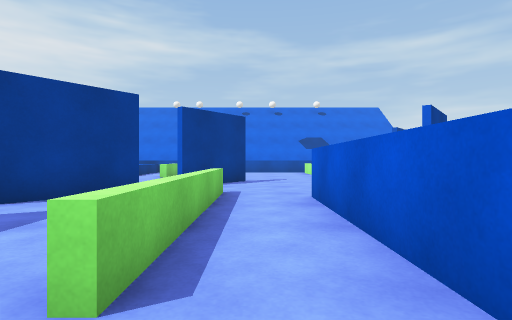
view 1 (above)

16 first-person views from a walk through a Unity game level. The camera is 0.72 m above the floor, looks level and sees 80° across. The floor is counted in squares, 1 m on a side. Each view is taken from the middle of a square. On the plan, view 1 faces up. The plan holds only what a view shows up to about 10 squares ahead; the rest is blank. The place goes on beyond the plan. The player is left out. Surface patterns are stand-ins for the level's own textures.

view 2
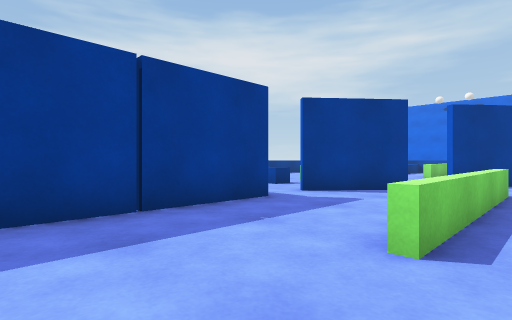

view 3
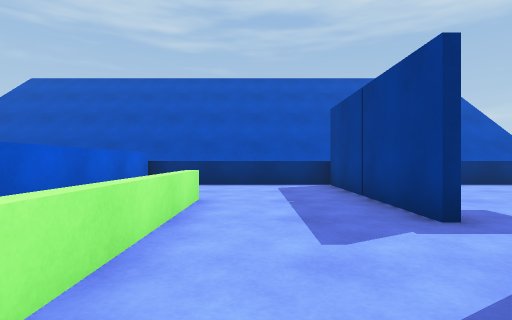

view 4
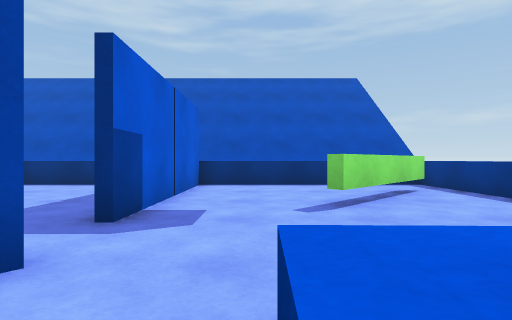

view 5
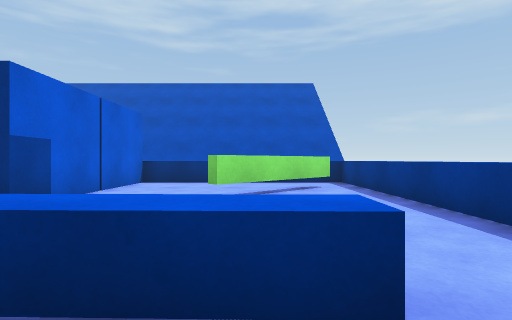

view 6
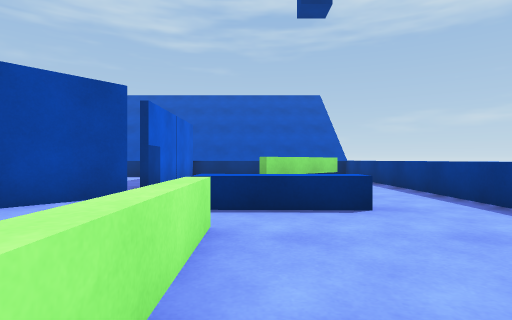

view 7
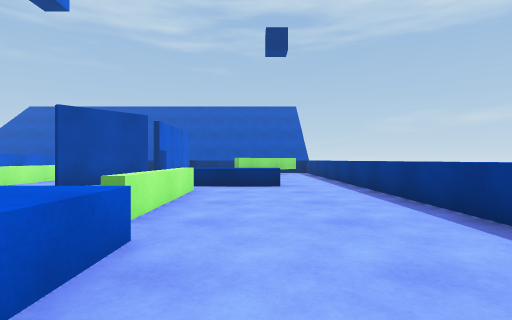

view 8
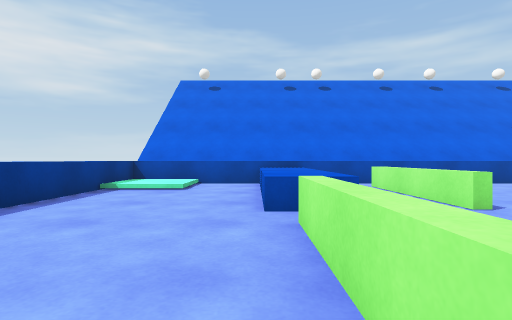

view 9
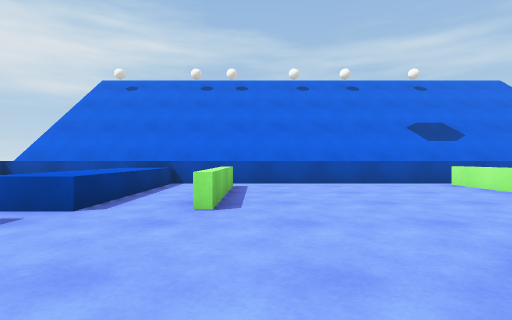

view 10
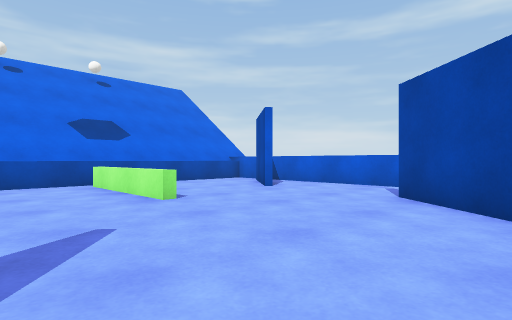

view 11
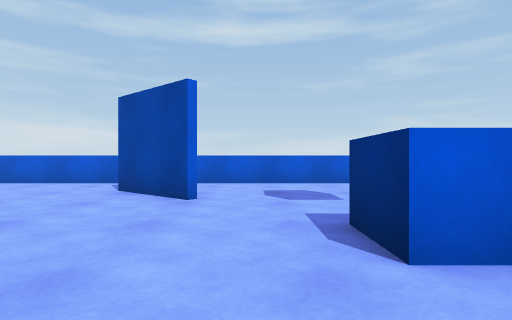

view 12
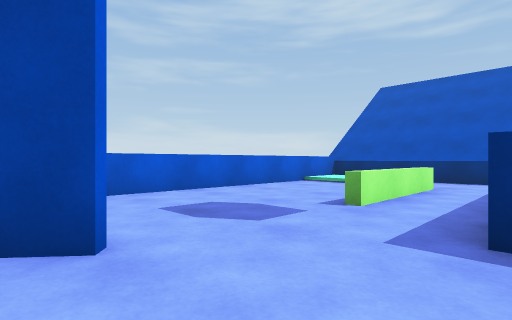

view 13
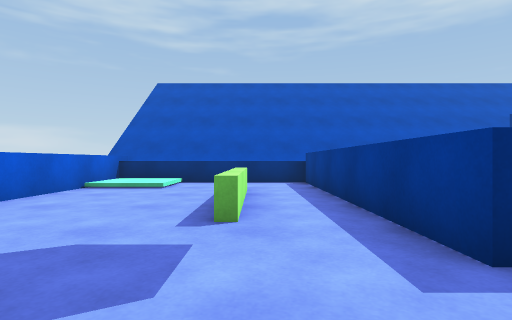

view 14
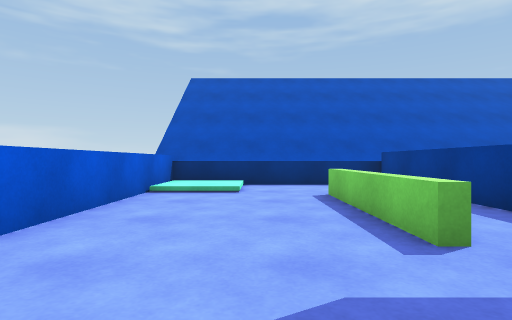

view 15
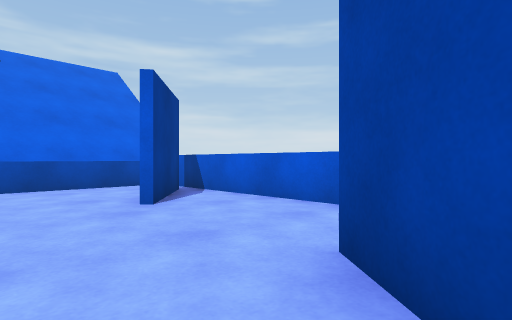

view 16
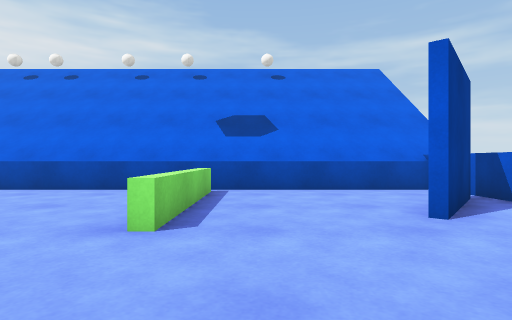

### Floor plan
Key: @ floor where view 1 was taken; # wall or solid block; x gap in a wall; . main floor; : floor 0.15 m higher than the main floor; = window, fence, low wall or low ledge; ^ raised ledge; T thing the floor can be seen under or through.
Columns run from 11 left of view 1 to 9 right of it. Each row starts with its distance up from view 1.
 18 ^^^^^^^^^^^^^^^^^^^^^
 17 ^::.^^........x.....^
 16 ^::.^^.^......=....#^
 15 ^...^^.^......=...##^
 14 ^...^^.^......=...#.^
 13 ^...^^.^......=.....^
 12 ^...................^
 11 ^....^..............^
 10 ^....^....#......#.
  9 ^....^ ..##.....##..^
  8 ^....^  . ..........^
  7 ^..... .............^
  6 ^..^^^.##.=.##......^
  5 ^..  ..#..=.##......^
  4 ^.........=.##.=....^
  3 ^......#..=.##.=....^
  2 ^..T...#..=.##.=....^
  1 ^.TT...#....##.=....^
  0 ^xT....#...@##....::^
 -1 ^......#....##....::^
 -2 ^^^^^^^^^^^^^^^^^^^^
 -3  ###################

Positions as (right, up) in squares from view 1, and headings:
1: (0, 0), facing up
2: (0, -1), facing up-left
3: (-2, 7), facing down
4: (-6, 7), facing down
5: (-8, 8), facing down
6: (-7, 11), facing down
7: (-8, 15), facing down
8: (-7, 8), facing up
9: (-3, 8), facing up
10: (0, 8), facing up-right
11: (-1, 7), facing right
12: (2, 9), facing down-right
13: (4, 8), facing down
14: (6, 7), facing down
15: (4, 9), facing up-right
16: (4, 10), facing up
